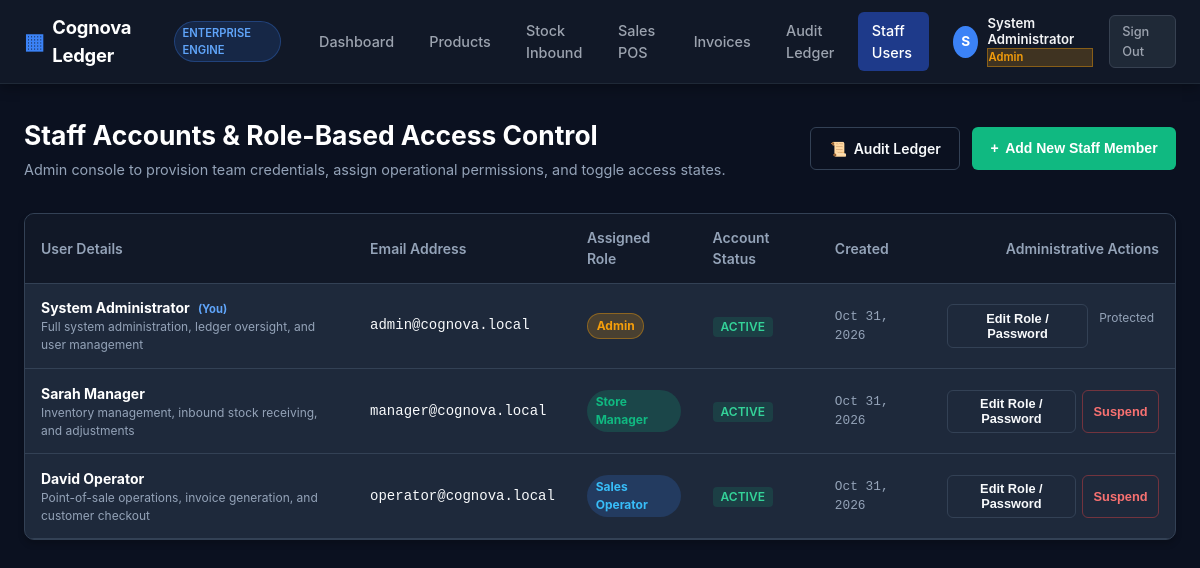
The page /admin/users.php (signed in) on the database its author committed.
### tables this page shows
CREATE TABLE users (
    id INT UNSIGNED AUTO_INCREMENT PRIMARY KEY,
    role_id INT UNSIGNED NOT NULL,
    name VARCHAR(100) NOT NULL,
    email VARCHAR(150) NOT NULL UNIQUE,
    password VARCHAR(255) NOT NULL,
    status ENUM('active', 'inactive', 'suspended') NOT NULL DEFAULT 'active',
    created_at TIMESTAMP NOT NULL DEFAULT CURRENT_TIMESTAMP,
    updated_at TIMESTAMP NOT NULL DEFAULT CURRENT_TIMESTAMP ON UPDATE CURRENT_TIMESTAMP,
    CONSTRAINT fk_users_role FOREIGN KEY (role_id) REFERENCES roles(id) ON UPDATE CASCADE ON DELETE RESTRICT,
    INDEX idx_users_role_id (role_id),
    INDEX idx_users_email (email),
    INDEX idx_users_status (status),
    INDEX idx_users_created_at (created_at)
);

CREATE TABLE roles (
    id INT UNSIGNED AUTO_INCREMENT PRIMARY KEY,
    name VARCHAR(50) NOT NULL UNIQUE,
    slug VARCHAR(50) NOT NULL UNIQUE,
    description VARCHAR(255) NULL,
    created_at TIMESTAMP NOT NULL DEFAULT CURRENT_TIMESTAMP,
    updated_at TIMESTAMP NOT NULL DEFAULT CURRENT_TIMESTAMP ON UPDATE CURRENT_TIMESTAMP,
    INDEX idx_roles_slug (slug),
    INDEX idx_roles_created_at (created_at)
);

### src/Middleware/AuthMiddleware.php (called while the page is built, shortened)
<?php
class AuthMiddleware
{
    public static function isAuthenticated(): bool
    {
        return !empty($_SESSION['user']) && !empty($_SESSION['user']['id']);
    }
    public static function currentUser(): ?array
    {
        return $_SESSION['user'] ?? null;
    }
    public static function hasRole($allowedRoles): bool
    {
        $roles = is_array($allowedRoles) ? $allowedRoles : [$allowedRoles];
        $current = self::currentUser();
        $userRole = strtolower(trim($current['role']));
        $userSlug = strtolower(trim($current['role_slug']));
        foreach ($roles as $role) {
            $normalized = strtolower(trim($role));
            if ($userRole === $normalized || $userSlug === $normalized) {
                return true;
            }
        }
        return false;
    }
}

### src/Services/UserService.php (called while the page is built, shortened)
<?php
class UserService
{
    public function getAll(): array
    {
        $pdo = Database::getConnection();
        $stmt = $pdo->query('
            SELECT
                u.id,
                u.role_id,
                u.name,
                u.email,
                u.status,
                u.created_at,
                u.updated_at,
                r.name AS role_name,
                r.slug AS role_slug,
                r.description AS role_description
            FROM users u
            INNER JOIN roles r ON u.role_id = r.id
            ORDER BY u.id ASC
        ');
        return $stmt->fetchAll();
    }
}

### includes/auth.php (called while the page is built, shortened)
<?php
if (!function_exists('isAuthenticated')) {
    function isAuthenticated(): bool {
        return AuthMiddleware::isAuthenticated();
    }
}
if (!function_exists('currentUser')) {
    function currentUser(): ?array {
        return AuthMiddleware::currentUser();
    }
}
if (!function_exists('hasRole')) {
    function hasRole($roles): bool {
        return AuthMiddleware::hasRole($roles);
    }
}

### public/admin/users.php (the view, shortened to what this page needs)
<?php
require_once __DIR__ . '/../../includes/auth.php';
$userService = new UserService();
$currentUser = currentUser();
$users = $userService->getAll();
?>
<!DOCTYPE html>
<html lang="en">
<head>
</head>
<body>
<?php include __DIR__ . '/../../includes/nav.php'; ?>
<div class="page-container">
    <div class="page-header">
        <div class="page-title">
            <h1>Staff Accounts & Role-Based Access Control</h1>
            <p>Admin console to provision team credentials, assign operational permissions, and toggle access states.</p>
        </div>
        <div style="display: flex; gap: 0.75rem;">
            <a href="/admin/audit-ledger.php" class="btn btn-outline">
                <span>&#128220;</span> Audit Ledger
            </a>
            <button type="button" class="btn btn-success" onclick="openCreateModal()">
                <span>+</span> Add New Staff Member
            </button>
        </div>
    </div>
    <div class="table-card">
        <table>
            <thead>
                <tr>
                    <th>User Details</th>
                    <th>Email Address</th>
                    <th>Assigned Role</th>
                    <th>Account Status</th>
                    <th>Created</th>
                    <th style="text-align: right;">Administrative Actions</th>
                </tr>
            </thead>
            <tbody>
                <?php foreach ($users as $u): ?>
                    <?php
                        $isSelf = ((int)$u['id'] === (int)$currentUser['id']);
                        $roleClass = 'role-' . strtolower(str_replace(' ', '-', $u['role_name']));
                    ?>
                    <tr>
                        <td>
                            <div style="font-weight: 700; color: #fff;">
                                <?= htmlspecialchars($u['name']) ?>
                                <?php if ($isSelf): ?>
                                    <span style="font-size: 0.7rem; color: #60a5fa; margin-left: 0.3rem;">(You)</span>
                                <?php endif; ?>
                            </div>
                            <div style="font-size: 0.75rem; color: var(--text-muted);"><?= htmlspecialchars($u['role_description'] ?? '') ?></div>
                        </td>
                        <td class="mono"><?= htmlspecialchars($u['email']) ?></td>
                        <td>
                            <span class="role-pill <?= $roleClass ?>">
                                <?= htmlspecialchars($u['role_name']) ?>
                            </span>
                        </td>
                        <td>
                            <span class="status-badge status-<?= htmlspecialchars($u['status']) ?>">
                                <?= htmlspecialchars($u['status']) ?>
                            </span>
                        </td>
                        <td class="mono" style="font-size: 0.8rem; color: var(--text-muted);">
                            <?= date('M d, Y', strtotime($u['created_at'])) ?>
                        </td>
                        <td style="text-align: right;">
                            <div style="display: inline-flex; gap: 0.4rem;">
                                <button
                                    type="button"
                                    class="btn btn-outline btn-sm"
                                    onclick="openEditModal(<?= htmlspecialchars(json_encode($u), ENT_QUOTES, 'UTF-8') ?>)"
                                >
                                    Edit Role / Password
                                </button>
                                <?php if (!$isSelf): ?>
                                    <?php if ($u['status'] === 'active'): ?>
                                        <button
                                            type="button"
                                            class="btn btn-outline btn-sm"
                                            style="border-color: rgba(239,68,68,0.4); color: #f87171;"
                                            onclick="toggleUserStatus(<?= $u['id'] ?>, 'suspended', '<?= htmlspecialchars($u['name']) ?>')"
                                        >
                                            Suspend
                                        </button>
                                    <?php endif; ?>
                                <?php else: ?>
                                    <span style="font-size: 0.75rem; color: var(--text-muted); padding: 0.3rem;">Protected</span>
                                <?php endif; ?>
                            </div>
                        </td>
                    </tr>
                <?php endforeach; ?>
            </tbody>
        </table>
    </div>
</div>
</body>
</html>

### includes/nav.php (shortened to what this page needs)
<?php
require_once __DIR__ . '/auth.php';
$navUser = currentUser();
$navIsLoggedIn = isAuthenticated();
$currentPath = $_SERVER['SCRIPT_NAME'] ?? '';
?>
<header class="app-navbar">
    <div class="nav-container">
        <div class="nav-brand">
            <a href="/index.php" class="brand-link">
                <span class="brand-icon">&#9638;</span>
                <span class="brand-title">Cognova Ledger</span>
            </a>
            <span class="env-badge">Enterprise Engine</span>
        </div>
        <nav class="nav-links">
            <a href="/index.php" class="nav-item <?= $currentPath === '/index.php' ? 'active' : '' ?>">
                Dashboard
            </a>
            <?php if (hasRole(['Admin', 'Store Manager'])): ?>
                <a href="/inventory/index.php" class="nav-item <?= str_contains($currentPath, '/inventory/index.php') ? 'active' : '' ?>">
                    Products
                </a>
                <a href="/inventory/stock-in.php" class="nav-item <?= str_contains($currentPath, '/inventory/stock-in.php') ? 'active' : '' ?>">
                    Stock Inbound
                </a>
            <?php endif; ?>
            <?php if (hasRole(['Admin', 'Sales Operator'])): ?>
                <a href="/sales/index.php" class="nav-item <?= str_contains($currentPath, '/sales/index.php') ? 'active' : '' ?>">
                    Sales POS
                </a>
            <?php endif; ?>
            <?php if (hasRole(['Admin', 'Sales Operator', 'Store Manager'])): ?>
                <a href="/sales/invoices.php" class="nav-item <?= (str_contains($currentPath, '/sales/invoices.php') || str_contains($currentPath, '/sales/invoice.php')) ? 'active' : '' ?>">
                    Invoices
                </a>
            <?php endif; ?>
            <?php if (hasRole(['Admin'])): ?>
                <a href="/admin/audit-ledger.php" class="nav-item <?= str_contains($currentPath, '/admin/audit-ledger.php') ? 'active' : '' ?>">
                    Audit Ledger
                </a>
                <a href="/admin/users.php" class="nav-item <?= str_contains($currentPath, '/admin/users.php') ? 'active' : '' ?>">
                    Staff Users
                </a>
            <?php endif; ?>
        </nav>
        <div class="nav-user-area">
            <?php if ($navIsLoggedIn): ?>
                <div class="user-chip">
                    <span class="user-avatar"><?= strtoupper(substr($navUser['name'], 0, 1)) ?></span>
                    <div class="user-details">
                        <span class="user-name"><?= htmlspecialchars($navUser['name']) ?></span>
                        <span class="role-tag role-<?= strtolower(str_replace(' ', '-', $navUser['role'])) ?>">
                            <?= htmlspecialchars($navUser['role']) ?>
                        </span>
                    </div>
                </div>
                <a href="/logout.php" class="nav-btn-logout" title="Sign Out">Sign Out</a>
            <?php else: ?>
                <a href="/login.php" class="nav-btn-login">Sign In</a>
            <?php endif; ?>
        </div>
    </div>
</header>

### public/admin/users.php (style rules this page uses)
:root { --bg: #0b1120; --surface: #1e293b; --surface-alt: #334155; --border: #334155; --text: #f8fafc; --text-muted: #94a3b8; --primary: #3b82f6; --primary-hover: #2563eb; --success: #10b981; --warning: #f59e0b; --danger: #ef4444; }
* { box-sizing: border-box; margin: 0; padding: 0; }
body { font-family: -apple-system, BlinkMacSystemFont, "Segoe UI", Roboto, sans-serif; background: var(--bg); color: var(--text); line-height: 1.5; min-height: 100vh; }
.page-container { max-width: 1200px; margin: 2rem auto; padding: 0 1.5rem; }
.page-header { display: flex; justify-content: space-between; align-items: center; flex-wrap: wrap; gap: 1rem; margin-bottom: 2rem; }
.page-title h1 { font-size: 1.65rem; font-weight: 700; color: #fff; }
.page-title p { color: var(--text-muted); font-size: 0.9rem; margin-top: 0.2rem; }
.btn { display: inline-flex; align-items: center; gap: 0.4rem; background: var(--primary); color: #fff; padding: 0.6rem 1.15rem; border-radius: 6px; text-decoration: none; font-weight: 600; font-size: 0.875rem; border: none; cursor: pointer; transition: all 0.15s ease; }
.btn-success { background: var(--success); }
.btn-outline { background: transparent; border: 1px solid var(--border); color: var(--text); }
.btn-sm { padding: 0.35rem 0.65rem; font-size: 0.8rem; }
.table-card { background: var(--surface); border: 1px solid var(--border); border-radius: 10px; overflow: hidden; box-shadow: 0 4px 6px rgba(0, 0, 0, 0.2); }
table { width: 100%; border-collapse: collapse; font-size: 0.875rem; text-align: left; }
thead th { background: #111827; padding: 0.85rem 1rem; color: var(--text-muted); font-weight: 600; border-bottom: 1px solid var(--border); }
tbody td { padding: 0.85rem 1rem; border-bottom: 1px solid var(--border); vertical-align: middle; }
.mono { font-family: ui-monospace, monospace; }
.role-pill { font-size: 0.75rem; font-weight: 700; padding: 0.2rem 0.55rem; border-radius: 9999px; display: inline-block; }
.role-admin { background: rgba(245, 158, 11, 0.2); color: #fbbf24; border: 1px solid rgba(245, 158, 11, 0.4); }
.role-store-manager { background: rgba(16, 185, 129, 0.2); color: #34d399; }
.role-sales-operator { background: rgba(59, 130, 246, 0.2); color: #60a5fa; }
.status-badge { font-size: 0.75rem; font-weight: 600; text-transform: uppercase; padding: 0.15rem 0.5rem; border-radius: 4px; }
.status-active { background: rgba(16, 185, 129, 0.15); color: #34d399; }

### includes/nav.php (style rules this page uses)
.app-navbar { background: #111827; border-bottom: 1px solid #1f2937; position: sticky; top: 0; z-index: 100; box-shadow: 0 4px 12px rgba(0,0,0,0.3); }
.nav-container { max-width: 1200px; margin: 0 auto; padding: 0.75rem 1.5rem; display: flex; align-items: center; justify-content: space-between; gap: 1.5rem; }
.nav-brand { display: flex; align-items: center; gap: 0.75rem; }
.brand-link { display: flex; align-items: center; gap: 0.5rem; color: #fff; text-decoration: none; font-weight: 700; font-size: 1.15rem; letter-spacing: -0.01em; }
.brand-icon { color: #3b82f6; font-size: 1.35rem; }
.env-badge { background: rgba(59, 130, 246, 0.15); color: #60a5fa; border: 1px solid rgba(59, 130, 246, 0.3); font-size: 0.7rem; font-weight: 600; padding: 0.15rem 0.5rem; border-radius: 9999px; text-transform: uppercase; }
.nav-links { display: flex; align-items: center; gap: 0.5rem; }
.nav-item { color: #9ca3af; text-decoration: none; font-size: 0.9rem; font-weight: 500; padding: 0.5rem 0.85rem; border-radius: 6px; transition: all 0.15s ease; display: inline-flex; align-items: center; gap: 0.4rem; }
.nav-item.active { color: #fff; background: #1e3a8a; }
.nav-user-area { display: flex; align-items: center; gap: 1rem; }
.user-chip { display: flex; align-items: center; gap: 0.6rem; }
.user-avatar { width: 32px; height: 32px; border-radius: 50%; background: #3b82f6; color: #fff; display: flex; align-items: center; justify-content: center; font-weight: 700; font-size: 0.85rem; }
.user-details { display: flex; flex-direction: column; }
.user-name { font-size: 0.825rem; font-weight: 600; color: #f3f4f6; line-height: 1.2; }
.role-tag { font-size: 0.7rem; font-weight: 600; }
.role-admin { color: #f59e0b; }
.role-store-manager { color: #10b981; }
.role-sales-operator { color: #38bdf8; }
.nav-btn-logout { color: #9ca3af; background: #1f2937; border: 1px solid #374151; text-decoration: none; font-size: 0.8rem; padding: 0.4rem 0.75rem; border-radius: 6px; font-weight: 500; transition: all 0.15s ease; }

### rows shown on the page
users: name "S", name "System Administrator", shows "(You)", role.description "Full system administration, ledger oversight, and user management", email "admin@cognova.local", role.name "Admin", status "ACTIVE", created_at "Oct 31, 2026", shows "Protected"
roles: name "Admin"
users: name "Sarah Manager", role.description "Inventory management, inbound stock receiving, and adjustments", email "manager@cognova.local", role.name "Store Manager", status "ACTIVE", created_at "Oct 31, 2026"
users: name "David Operator", role.description "Point-of-sale operations, invoice generation, and customer checkout", email "operator@cognova.local", role.name "Sales Operator", status "ACTIVE", created_at "Oct 31, 2026"
